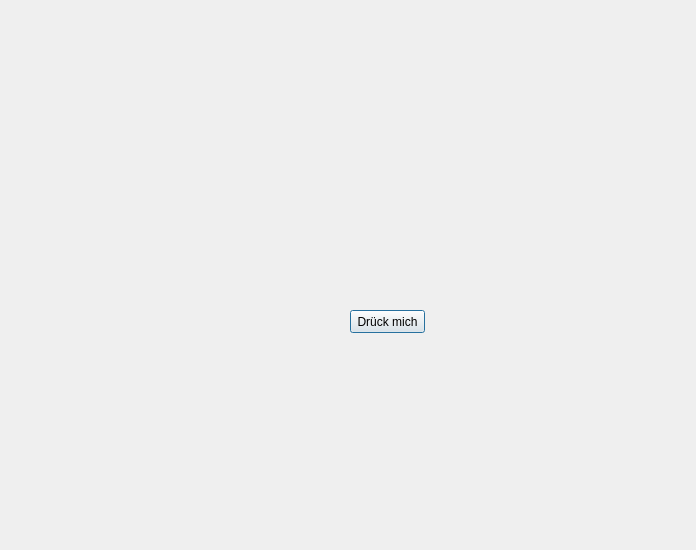
<?xml version="1.0" encoding="UTF-8"?>
<ui version="4.0">
 <class>Dialog</class>
 <widget class="QDialog" name="Dialog">
  <property name="geometry">
   <rect>
    <x>0</x>
    <y>0</y>
    <width>696</width>
    <height>550</height>
   </rect>
  </property>
  <property name="windowTitle">
   <string>Dialog</string>
  </property>
  <property name="toolTip">
   <string>Ganz fest</string>
  </property>
  <widget class="QPushButton" name="pushButton">
   <property name="geometry">
    <rect>
     <x>350</x>
     <y>310</y>
     <width>75</width>
     <height>23</height>
    </rect>
   </property>
   <property name="text">
    <string>Drück mich</string>
   </property>
  </widget>
 </widget>
 <resources/>
 <connections/>
</ui>
